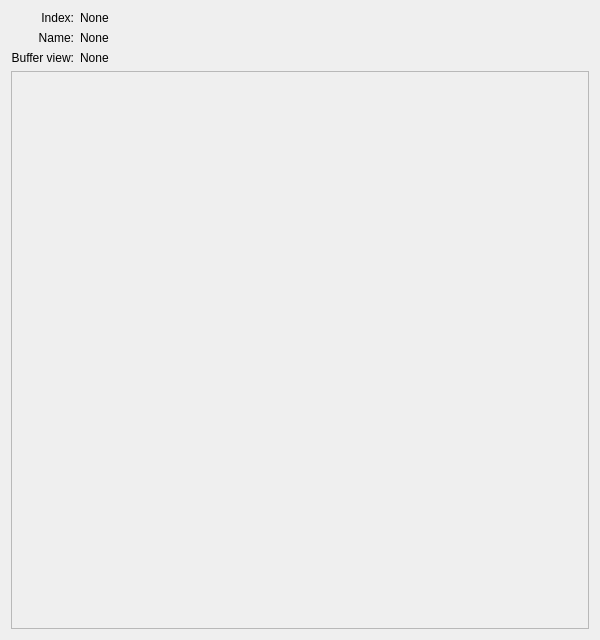
<?xml version="1.0" encoding="UTF-8"?>
<ui version="4.0">
 <class>PageImage</class>
 <widget class="QWidget" name="PageImage">
  <property name="geometry">
   <rect>
    <x>0</x>
    <y>0</y>
    <width>600</width>
    <height>640</height>
   </rect>
  </property>
  <property name="windowTitle">
   <string>Form</string>
  </property>
  <layout class="QGridLayout" name="gridLayout">
   <item row="0" column="0">
    <widget class="QLabel" name="indexLabel">
     <property name="text">
      <string>Index:</string>
     </property>
     <property name="alignment">
      <set>Qt::AlignRight|Qt::AlignTop|Qt::AlignTrailing</set>
     </property>
    </widget>
   </item>
   <item row="0" column="1">
    <widget class="QLabel" name="index">
     <property name="text">
      <string>None</string>
     </property>
    </widget>
   </item>
   <item row="1" column="0">
    <widget class="QLabel" name="nameLabel">
     <property name="text">
      <string>Name:</string>
     </property>
     <property name="alignment">
      <set>Qt::AlignRight|Qt::AlignTop|Qt::AlignTrailing</set>
     </property>
    </widget>
   </item>
   <item row="1" column="1">
    <widget class="QLabel" name="name">
     <property name="sizePolicy">
      <sizepolicy hsizetype="Expanding" vsizetype="Minimum">
       <horstretch>0</horstretch>
       <verstretch>0</verstretch>
      </sizepolicy>
     </property>
     <property name="text">
      <string>None</string>
     </property>
     <property name="wordWrap">
      <bool>true</bool>
     </property>
    </widget>
   </item>
   <item row="2" column="0">
    <widget class="QLabel" name="bufferViewLabel">
     <property name="text">
      <string>Buffer view:</string>
     </property>
     <property name="alignment">
      <set>Qt::AlignRight|Qt::AlignTop|Qt::AlignTrailing</set>
     </property>
    </widget>
   </item>
   <item row="2" column="1">
    <widget class="QLabel" name="bufferView">
     <property name="text">
      <string>None</string>
     </property>
    </widget>
   </item>
   <item row="3" column="0" colspan="2">
    <widget class="QScrollArea" name="scrollArea">
     <property name="widgetResizable">
      <bool>true</bool>
     </property>
     <widget class="QWidget" name="scrollAreaContents">
      <property name="geometry">
       <rect>
        <x>0</x>
        <y>0</y>
        <width>574</width>
        <height>540</height>
       </rect>
      </property>
      <layout class="QGridLayout" name="gridLayout_3">
       <item row="0" column="0">
        <widget class="QLabel" name="preview">
         <property name="sizePolicy">
          <sizepolicy hsizetype="Preferred" vsizetype="Preferred">
           <horstretch>0</horstretch>
           <verstretch>1</verstretch>
          </sizepolicy>
         </property>
         <property name="palette">
          <palette>
           <active>
            <colorrole role="Base">
             <brush brushstyle="SolidPattern">
              <color alpha="255">
               <red>255</red>
               <green>255</green>
               <blue>255</blue>
              </color>
             </brush>
            </colorrole>
            <colorrole role="Window">
             <brush brushstyle="SolidPattern">
              <color alpha="255">
               <red>156</red>
               <green>154</green>
               <blue>157</blue>
              </color>
             </brush>
            </colorrole>
           </active>
           <inactive>
            <colorrole role="Base">
             <brush brushstyle="SolidPattern">
              <color alpha="255">
               <red>255</red>
               <green>255</green>
               <blue>255</blue>
              </color>
             </brush>
            </colorrole>
            <colorrole role="Window">
             <brush brushstyle="SolidPattern">
              <color alpha="255">
               <red>156</red>
               <green>154</green>
               <blue>157</blue>
              </color>
             </brush>
            </colorrole>
           </inactive>
           <disabled>
            <colorrole role="Base">
             <brush brushstyle="SolidPattern">
              <color alpha="255">
               <red>156</red>
               <green>154</green>
               <blue>157</blue>
              </color>
             </brush>
            </colorrole>
            <colorrole role="Window">
             <brush brushstyle="SolidPattern">
              <color alpha="255">
               <red>156</red>
               <green>154</green>
               <blue>157</blue>
              </color>
             </brush>
            </colorrole>
           </disabled>
          </palette>
         </property>
         <property name="autoFillBackground">
          <bool>false</bool>
         </property>
         <property name="frameShape">
          <enum>QFrame::NoFrame</enum>
         </property>
         <property name="frameShadow">
          <enum>QFrame::Plain</enum>
         </property>
         <property name="text">
          <string/>
         </property>
         <property name="alignment">
          <set>Qt::AlignCenter</set>
         </property>
        </widget>
       </item>
      </layout>
     </widget>
    </widget>
   </item>
  </layout>
 </widget>
 <resources/>
 <connections/>
</ui>
